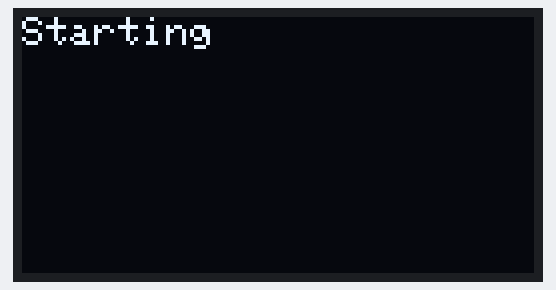
This sketch was run on a simulated Seeed XIAO ESP32-S3. Parts: 128×64 one-colour display. A WiFi scan finds three made-up networks.

Above: at 0.2 s.
At 2.2 s:
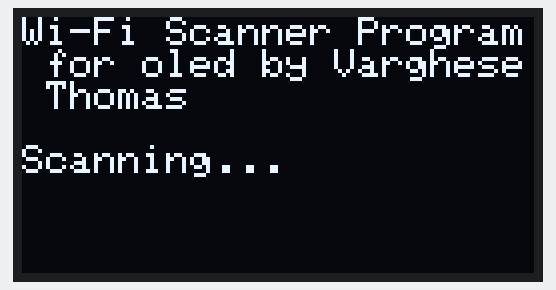
At 4.3 s:
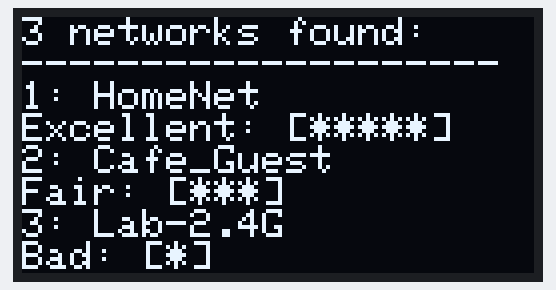

The sketch:

WifiSignalStrength.ino
```cpp
#include <Wire.h>
#include <Adafruit_GFX.h>
#include <Adafruit_SSD1306.h>
#include <WiFi.h>

//oled screen adjust
#define oled_width 128
#define oled_height 64

// I2C pins for Seeed XIAO ESP32-S3
#define sda_pin 5
#define scl_pin 6

#define oled_i2c_address 0x3C

Adafruit_SSD1306 display(oled_width, oled_height, &Wire, -1);

String signalQuality(int rssi) {
      if (rssi > -50) return "*****";  // Excellent
      if (rssi > -60) return "****";   // Good
      if (rssi > -70) return "***";    // Fair
      if (rssi > -80) return "**";     // Weak
      return "*";                      // Very Weak
}

String strength(int rssi) {
      if (rssi > -50) return "Excellent";  // Excellent
      if (rssi > -60) return "Good";       // Good
      if (rssi > -70) return "Fair";       // Fair
      if (rssi > -80) return "Weak";       // Weak
      return "Bad";                        // Very Weak
}

void setup() {
  // Initialize Serial
  Serial.begin(115200);
  // Initialize I2C pins
  Wire.begin(sda_pin, scl_pin);
  // Initialize OLED
  if (!display.begin(SSD1306_SWITCHCAPVCC, oled_i2c_address)) {
    Serial.println(F("OLED initialization failed!"));
    for (;;);
  }

  display.clearDisplay();
  display.setTextColor(SSD1306_WHITE);
  display.setCursor(0, 0);
  WiFi.mode(WIFI_STA); // Initialize Wi-Fi
  WiFi.disconnect();
  delay(100);

  display.println("Starting");
  display.display();
  delay(2000);
}

void loop() {
  display.clearDisplay();
  display.setCursor(0, 0);
  display.println("Wi-Fi Scanner Program for oled by Varghese Thomas\n");
  display.println("Scanning...");
  display.display();

  int n = WiFi.scanNetworks(); // Scan for Wi-Fi networks
  display.clearDisplay();
  display.setCursor(0, 0);

  if (n == 0) {
    display.println("No networks found!");
  } else {
    display.printf("%d networks found:\n", n);
    display.println("--------------------");

    // Display only the top 5 networks
    for (int i = 0; i < min(n, 5); ++i) {
      String ssid = WiFi.SSID(i);
      int rssi = WiFi.RSSI(i);

      display.printf("%d: %s\n", i + 1, ssid.c_str());
      display.printf("%s: [%s]\n", strength(rssi).c_str(), signalQuality(rssi).c_str());
    }
  }

  display.display();

  // Delay before next scan
  delay(10000);
}
```

Measured:
- what the display in image 0 shows lasts 2.0 s, from 0.2 s to 2.2 s
- what the display in image 2 shows lasts 10.0 s, from 4.2 s to 14.2 s
